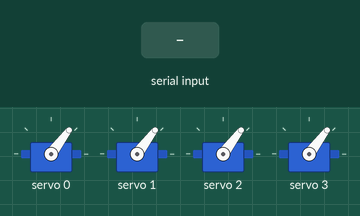
Simulated run of this program. Board: ESP32. Shown: 4 × servo. The test bench sets the inputs (shaded band). What the program prints to the serial monitor is not drawn.

Above: at 1.3 s.
1.4 s: "A2\n" received over Serial
At 4.1 s:
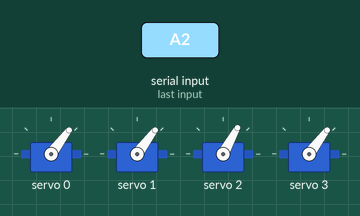
4.4 s: "5\n" received over Serial
At 6.9 s:
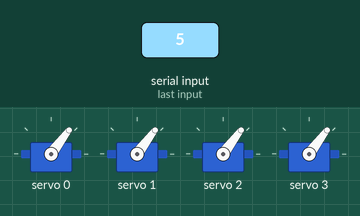
7.4 s: "B2\n" received over Serial
At 9.5 s:
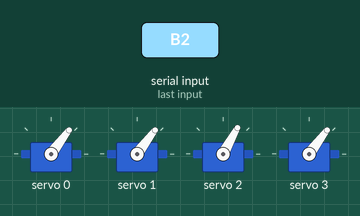
Timing chart, 0 to 11.0 s (numbered marks = the images above; inputs shaded):
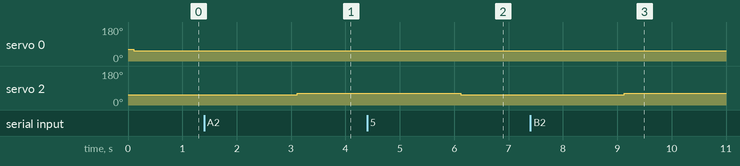

Measured:
- after the input at 1.4 s, servo 2: 53° → 61° after 1.7 s
- after the input at 4.4 s, servo 2: 61° → 53° after 1.7 s
- after the input at 7.4 s, servo 2: 53° → 61° after 1.7 s

The program:

main.cpp
```cpp
#include <Arduino.h>

#include <Adafruit_PWMServoDriver.h>

// called this way, it uses the default address 0x40
Adafruit_PWMServoDriver pwm = Adafruit_PWMServoDriver();

// Depending on your servo make, the pulse width min and max may vary, you
// want these to be as small/large as possible without hitting the hard stop
// for max range. You'll have to tweak them as necessary to match the servos you
// have!
#define SERVOMIN  890 // this is the 'minimum' pulse length count (out of 4096)
#define SERVOMAX  960 // this is the 'maximum' pulse length count (out of 4096)

#define SERVO_FREQ 200 // Analog servos run at ~200 Hz updates

int reservoir = -1;
float flowRate = 0.0;

void setup()
{
    Serial.begin(115200);
    pwm.begin();
    pwm.setPWMFreq(SERVO_FREQ);
    delay(100);
    for (uint16_t i = 0; i<4; ++i) {
        pwm.setPWM(i, 0, SERVOMAX);
    }
}

void loop()
{
    if (Serial.available()) {
        reservoir = Serial.parseInt();
        flowRate = Serial.parseFloat();
    }
    else {
        Serial.print("[");
        Serial.print(reservoir);
        Serial.print(",");
        Serial.print(flowRate);
        Serial.print("]");

        for (uint16_t i = 0; i<4; ++i) {
            if (i!=reservoir) {
                pwm.setPWM(i, 0, SERVOMIN);
            }
            else {
                pwm.setPWM(i, 0, SERVOMAX);
            }
        }

    }

    delay(500);
}


// void setup() {
//     Serial.begin(115200);
//     Serial.println("16 channel PWM test!");

//     pwm.begin();
//     pwm.setPWMFreq(200);  //

//     // yield();
// }

// void loop() {

//     // //servo A
//     // Serial.println("A");
//     // pwm.setPWM(0, 0, 890);
//     // delay(2000);
//     // Serial.println("A2");
//     // pwm.setPWM(0, 0, 930);
//     // delay(2000);
//     // //servo B
//     // Serial.println("B");
//     // pwm.setPWM(1, 0, 890);
//     // delay(2000);
//     // Serial.println("B2");
//     // pwm.setPWM(1, 0, 930);
//     // delay(2000);
//     // //Servo C
//     // Serial.println("C");
//     // pwm.setPWM(2, 0, 905);
//     // delay(2000);
//     // Serial.println("C2");
//     // pwm.setPWM(2, 0, 965);
//     // delay(2000);
//     // //Servo D
//     // Serial.println("D");
//     // pwm.setPWM(3, 0, 900);
//     // delay(2000);
//     // Serial.println("D2");
//     // pwm.setPWM(3, 0, 960);
//     // delay(2000);

//     Serial.println("1");
//     for (uint16_t pulselen = SERVOMIN; pulselen<SERVOMAX; ++pulselen) {
//         pwm.setPWM(2, 0, pulselen);
//     }
//     delay(500);
//     Serial.println("2");
//     for (uint16_t pulselen = SERVOMAX; pulselen>=SERVOMAX; --pulselen) {
//         pwm.setPWM(2, 0, pulselen);
//     }
//     delay(500);
// }
```
